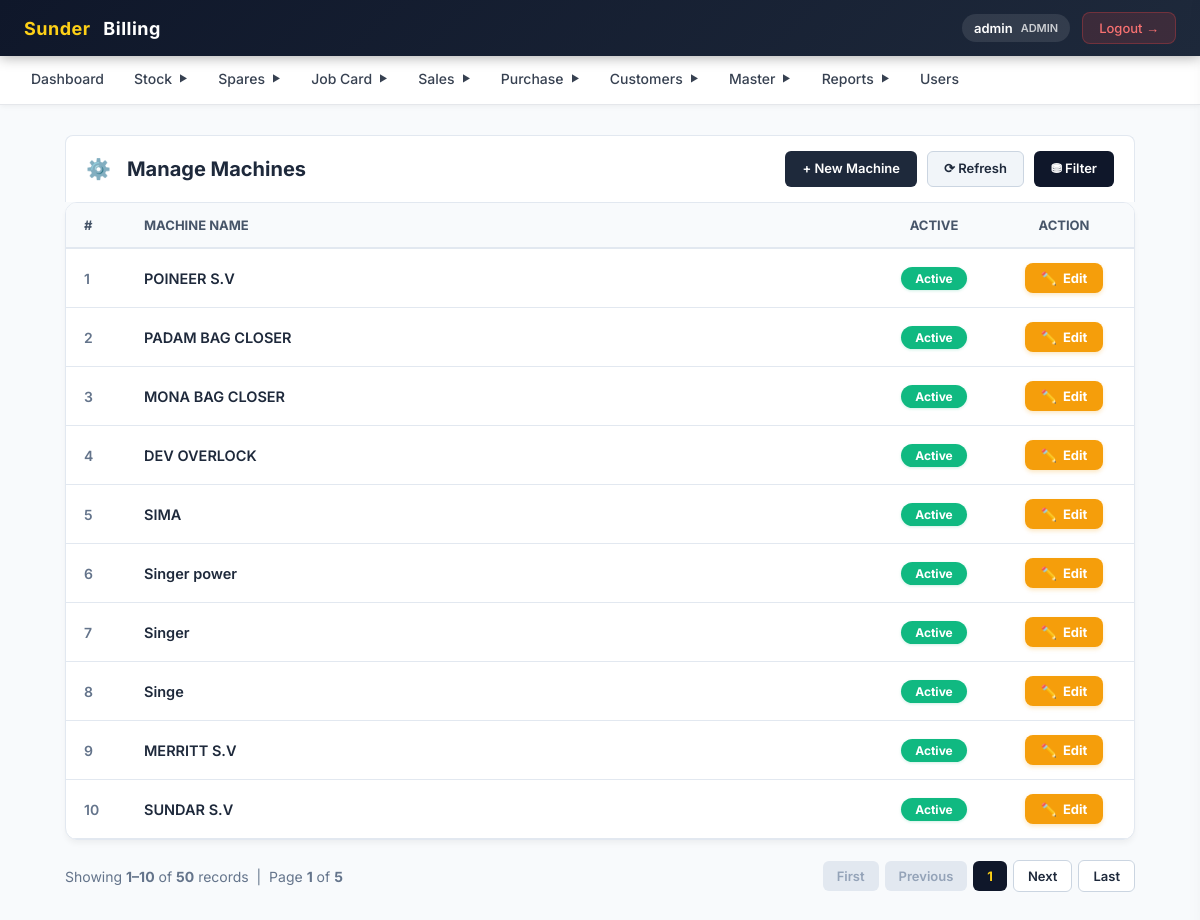
Screenshot of /machine/list_machine.php (signed in) with the database file from the repository.
### tables this page shows
CREATE TABLE `machine` (
  `id` bigint NOT NULL AUTO_INCREMENT,
  `createdBy` varchar(255) DEFAULT NULL,
  `createdOn` datetime(6) DEFAULT NULL,
  `modifiedBy` varchar(255) DEFAULT NULL,
  `modifiedOn` datetime(6) DEFAULT NULL,
  `active` bit(1) NOT NULL,
  `assembeldByUs` bit(1) NOT NULL,
  `machineName` varchar(50) DEFAULT NULL,
  `picture` varchar(255) DEFAULT NULL,
  `machineType` bigint DEFAULT NULL,
  PRIMARY KEY (`id`)
);

### machine/list_machine.php (the view, shortened to what this page needs)
<?php require_once("../config/db.php"); ?>
<?php include("../includes/header.php"); ?>
<?php
$limit = 10;
$page = isset($_GET['page']) ? max(1, (int)$_GET['page']) : 1;
$offset = ($page - 1) * $limit;
$where = "WHERE 1=1";
$countRes = mysqli_query($conn, "SELECT COUNT(*) AS total FROM machine $where");
$totalRows = (int)mysqli_fetch_assoc($countRes)['total'];
$totalPages = $totalRows > 0 ? ceil($totalRows / $limit) : 1;
$query = "SELECT * FROM machine $where ORDER BY id DESC LIMIT $limit OFFSET $offset";
$res = mysqli_query($conn, $query);
$queryParams = $_GET;
unset($queryParams['page']);
$queryString = http_build_query($queryParams);
?>
<div class="erp-container">
    <div class="erp-header-bar">
        <div class="erp-header-title">
            <span style="margin-right: 8px;">⚙️</span>Manage Machines
        </div>
        <div class="erp-header-actions">
            <a href="add_machine.php" class="btn-erp btn-erp-new">+ New Machine</a>
            <button type="button" onclick="location.reload()" class="btn-erp btn-erp-secondary">⟳ Refresh</button>
            <button type="button" onclick="openFilter()" class="btn-erp btn-erp-primary">⛃ Filter</button>
        </div>
    </div>
    <div class="erp-table-box" style="overflow-x: auto; background: #fff; border-radius: 12px; border: 1px solid #e2e8f0; box-shadow: 0 4px 6px -1px rgba(0, 0, 0, 0.05);">
        <table class="erp-table" style="width: 100%; border-collapse: collapse;">
            <thead>
                <tr style="background: #f8fafc; border-bottom: 2px solid #e2e8f0;">
                    <th style="width: 60px; padding: 14px 18px; color: #475569; font-weight: 700; font-size: 13px; text-transform: uppercase;">#</th>
                    <th style="padding: 14px 18px; color: #475569; font-weight: 700; font-size: 13px; text-transform: uppercase;">Machine Name</th>
                    <th style="padding: 14px 18px; color: #475569; font-weight: 700; font-size: 13px; text-transform: uppercase; text-align: center; width: 120px;">Active</th>
                    <th style="padding: 14px 18px; color: #475569; font-weight: 700; font-size: 13px; text-transform: uppercase; text-align: center; width: 140px;">Action</th>
                </tr>
            </thead>
            <tbody>
                <?php
                if ($totalRows > 0) {
                    $i = $offset + 1;
                    while ($row = mysqli_fetch_assoc($res)) {
                        $isActive = (ord($row['active'] ?? 1) == 1 || $row['active'] == 1);
                        ?>
                        <tr style="border-bottom: 1px solid #f1f5f9; transition: background 0.15s;" onmouseover="this.style.background='#fbfcfe'" onmouseout="this.style.background='white'">
                            <td style="padding: 14px 18px; color: #64748b; font-size: 14px; font-weight: 600;"><?= $i++ ?></td>
                            <td style="padding: 14px 18px; font-size: 14.5px;">
                                <a href="edit_machine.php?id=<?= $row['id'] ?>" class="machine-table-cell-link">
                                    <?= htmlspecialchars($row['machineName']) ?>
                                </a>
                            </td>
                            <td style="padding: 14px 18px; text-align: center;">
                                <?php if ($isActive): ?>
                                    <span class="badge-active">Active</span>
                                <?php else: ?>
                                    <span class="badge-inactive">Inactive</span>
                                <?php endif; ?>
                            </td>
                            <td style="padding: 14px 18px; text-align: center;">
                                <a href="edit_machine.php?id=<?= $row['id'] ?>" class="btn-edit-action">
                                    <span>✏️</span> Edit
                                </a>
                            </td>
                        </tr>
                    <?php }
                } ?>
            </tbody>
        </table>
    </div>
    <div class="pagination" style="display: flex; justify-content: space-between; align-items: center; margin-top: 20px; font-size: 14px; color: #64748b;">
        <div>
            <?php
            $startRecord = $totalRows > 0 ? $offset + 1 : 0;
            $endRecord = min($offset + $limit, $totalRows);
            ?>
            Showing <strong><?= $startRecord ?>–<?= $endRecord ?></strong> of <strong><?= $totalRows ?></strong> records &nbsp;|&nbsp; Page <strong><?= $page ?></strong> of <strong><?= $totalPages ?></strong>
        </div>
        <div style="display: flex; gap: 6px; align-items: center;">
            <?php if ($page <= 1): ?>
                <span style="padding: 7px 14px; background: #e2e8f0; border-radius: 6px; color: #94a3b8; cursor: not-allowed; font-weight: 600; font-size: 13px;">First</span>
                <span style="padding: 7px 14px; background: #e2e8f0; border-radius: 6px; color: #94a3b8; cursor: not-allowed; font-weight: 600; font-size: 13px;">Previous</span>
            <?php endif; ?>
            <span style="padding: 7px 14px; background: #0f172a; color: #FDD017; border-radius: 6px; font-weight: 700; font-size: 13px;"><?= $page ?></span>
            <?php if ($page >= $totalPages): ?>
                <span style="padding: 7px 14px; background: #e2e8f0; border-radius: 6px; color: #94a3b8; cursor: not-allowed; font-weight: 600; font-size: 13px;">Next</span>
                <span style="padding: 7px 14px; background: #e2e8f0; border-radius: 6px; color: #94a3b8; cursor: not-allowed; font-weight: 600; font-size: 13px;">Last</span>
            <?php else: ?>
                <a href="?<?= $queryString ? $queryString . '&' : '' ?>page=<?= $page + 1 ?>" style="padding: 7px 14px; background: #ffffff; border: 1px solid #cbd5e1; border-radius: 6px; text-decoration: none; color: #1e293b; font-weight: 600; font-size: 13px;">Next</a>
                <a href="?<?= $queryString ? $queryString . '&' : '' ?>page=<?= $totalPages ?>" style="padding: 7px 14px; background: #ffffff; border: 1px solid #cbd5e1; border-radius: 6px; text-decoration: none; color: #1e293b; font-weight: 600; font-size: 13px;">Last</a>
            <?php endif; ?>
        </div>
    </div>
</div>
<?php include("../includes/footer.php"); ?>

### includes/common_erp.css (style rules this page uses)
:root { --erp-primary: #0f172a; --erp-primary-hover: #1e293b; --erp-secondary: #64748b; --erp-secondary-hover: #475569; --erp-accent: #FDD017; --erp-accent-hover: #eab308; --erp-success: #16a34a; --erp-success-hover: #15803d; --erp-warning: #f59e0b; --erp-warning-hover: #d97706; --erp-danger: #ef4444; --erp-danger-hover: #dc2626; --erp-dark: #1e293b; --erp-dark-hover: #0f172a; --erp-bg: #f8fafc; --erp-card-bg: #ffffff; --erp-subtle-bg: #f1f5f9; --erp-border: #e2e8f0; --erp-border-input: #cbd5e1; --erp-border-dark: #94a3b8; --erp-text-main: #1e293b; --erp-text-muted: #64748b; --erp-text-light: #94a3b8; --erp-font: 'Inter', system-ui, -apple-system, BlinkMacSystemFont, "Segoe UI", Roboto, sans-serif; --erp-radius-sm: 4px; --erp-radius-md: 6px; --erp-radius-lg: 8px; --erp-radius-xl: 12px; --erp-shadow-sm: 0 1px 3px rgba(0, 0, 0, 0.05); --erp-shadow-md: 0 4px 6px -1px rgba(0, 0, 0, 0.08); --erp-shadow-lg: 0 10px 25px -5px rgba(0, 0, 0, 0.05); }
*, *::before, *::after { box-sizing: border-box !important; }
html { width: 100% !important; max-width: 100% !important; margin: 0; padding: 0; overflow-x: hidden !important; -webkit-text-size-adjust: 100%; }
body { width: 100% !important; max-width: 100% !important; margin: 0; padding: 0; overflow-x: hidden !important; background-color: var(--erp-bg) !important; font-family: var(--erp-font) !important; color: var(--erp-text-main) !important; }
input, select, textarea, button { max-width: 100%; font-family: inherit; }
.erp-container, .page-wrapper, .container-box, .container, .app-container { width: 100% !important; max-width: 1360px; margin: 0 auto; padding: 20px; box-sizing: border-box; min-height: calc(100vh - 110px); }
.erp-header-bar, .header-bar, .page-header, .header { background: #ffffff; display: flex; align-items: center; justify-content: space-between; border-radius: 8px 8px 0 0; padding: 15px 20px; border: 1px solid var(--erp-border); border-bottom: none; flex-wrap: wrap; gap: 12px; }
.erp-header-title, .page-header h1, .header h2, .po-title-bar h2 { color: var(--erp-dark); font-weight: 700; font-size: 20px; margin: 0; display: flex; align-items: center; gap: 8px; }
.erp-header-actions, .header-actions, .actions { display: flex; gap: 10px; align-items: center; flex-wrap: wrap; }
.btn-erp, .btn, .btn-top, .prime-btn { display: inline-flex; align-items: center; justify-content: center; gap: 6px; padding: 8px 16px; border-radius: var(--erp-radius-md); font-size: 13px; font-weight: 600; text-decoration: none; border: 1px solid transparent; cursor: pointer; transition: all 0.15s ease-in-out; box-sizing: border-box; font-family: inherit; line-height: 1.2; min-height: 36px; }
.btn-erp-new, .btn-dark, .btn-black { background: var(--erp-dark); color: #ffffff !important; }
.btn-erp-primary, .btn-blue, .btn-primary { background: var(--erp-primary); color: #ffffff !important; }
.btn-erp-secondary, .btn-light-gray, .btn-gray, .btn-outline, .btn-secondary { background: var(--erp-subtle-bg); color: var(--erp-text-main) !important; border-color: var(--erp-border-input); }
.erp-table-box, .table-box, .table-wrap, .table-responsive { background: #ffffff; border-radius: 0 0 12px 12px; box-shadow: var(--erp-shadow-lg); padding: 0; border: 1px solid var(--erp-border); width: 100% !important; max-width: 100% !important; overflow-x: auto !important; -webkit-overflow-scrolling: touch; }
.erp-table, table { width: 100%; border-collapse: collapse; text-align: left; min-width: 800px; }
.erp-table th, table th { background: #f8fafc; padding: 12px 15px; border-bottom: 2px solid var(--erp-border); font-size: 13.5px; font-weight: 700; color: var(--erp-text-main); vertical-align: middle; white-space: nowrap; }
.erp-table td, table td { padding: 12px 15px; border-bottom: 1px solid var(--erp-border); font-size: 13.5px; color: #334155; vertical-align: middle; }
.erp-table tbody tr, table tbody tr { transition: background-color 0.15s ease; }
.erp-badge-completed, .erp-badge-delivered, .erp-badge-success, .badge-active, .status-badge.completed { background: #16a34a; color: #ffffff; }
.erp-pagination, .pagination, .pagination-bar { display: flex; justify-content: space-between; align-items: center; margin-top: 16px; font-size: 13.5px; color: var(--erp-text-muted); flex-wrap: wrap; gap: 10px; }
@media (max-width: 1280px) { .erp-container, .page-wrapper, .container-box, .container { padding: 16px; } }

### rows the page displays
machine: machineName "POINEER S.V", active "Active"
machine: machineName "PADAM BAG CLOSER", active "Active"
machine: machineName "MONA BAG CLOSER", active "Active"
machine: machineName "DEV OVERLOCK", active "Active"
machine: machineName "SIMA", active "Active"
machine: machineName "Singer power", active "Active"
machine: machineName "Singer", active "Active"
machine: machineName "Singe", active "Active"
machine: machineName "MERRITT S.V", active "Active"
machine: machineName "SUNDAR S.V", active "Active"

### other values shown
$_SESSION['username'] "admin"
$_SESSION['role'] "ADMIN"
$startRecord "1"
$endRecord "10"
$totalRows "50"
$page "1"
$totalPages "5"
